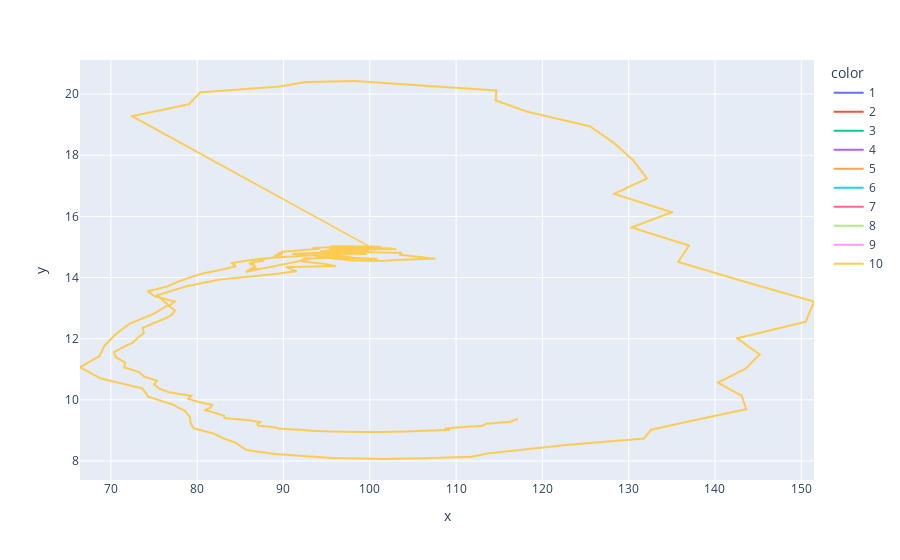

Notebook source saved alongside this figure:
### Code cell
### we can query to extract specific instaces of a parameter set
df.query('dt == 0.01')

fig = px.line(df.query('dt == 0.1'),
              x=df.prey_population,
              y=df.predator_population,
              color=df.run.astype(str))

fig.show()

### Figure 1 — Plotly figure (JSON) as saved in the notebook; plotly's stock layout.template omitted (floating-point values rounded to 4 significant figures; data arrays with more than 128 entries replaced by an {"elided": "..."} marker saying what was removed)
{"data": [{"hovertemplate": "color=1<br>x=%{x}<br>y=%{y}<extra></extra>", "legendgroup": "1", "line": {"color": "#636efa", "dash": "solid"}, "marker": {"symbol": "circle"}, "mode": "lines", "name": "1", "showlegend": true, "type": "scattergl", "x": {"elided": "603 float values"}, "xaxis": "x", "y": {"elided": "603 float values"}, "yaxis": "y"}, {"hovertemplate": "color=2<br>x=%{x}<br>y=%{y}<extra></extra>", "legendgroup": "2", "line": {"color": "#EF553B", "dash": "solid"}, "marker": {"symbol": "circle"}, "mode": "lines", "name": "2", "showlegend": true, "type": "scattergl", "x": {"elided": "603 float values"}, "xaxis": "x", "y": {"elided": "603 float values"}, "yaxis": "y"}, {"hovertemplate": "color=3<br>x=%{x}<br>y=%{y}<extra></extra>", "legendgroup": "3", "line": {"color": "#00cc96", "dash": "solid"}, "marker": {"symbol": "circle"}, "mode": "lines", "name": "3", "showlegend": true, "type": "scattergl", "x": {"elided": "603 float values"}, "xaxis": "x", "y": {"elided": "603 float values"}, "yaxis": "y"}, {"hovertemplate": "color=4<br>x=%{x}<br>y=%{y}<extra></extra>", "legendgroup": "4", "line": {"color": "#ab63fa", "dash": "solid"}, "marker": {"symbol": "circle"}, "mode": "lines", "name": "4", "showlegend": true, "type": "scattergl", "x": {"elided": "603 float values"}, "xaxis": "x", "y": {"elided": "603 float values"}, "yaxis": "y"}, {"hovertemplate": "color=5<br>x=%{x}<br>y=%{y}<extra></extra>", "legendgroup": "5", "line": {"color": "#FFA15A", "dash": "solid"}, "marker": {"symbol": "circle"}, "mode": "lines", "name": "5", "showlegend": true, "type": "scattergl", "x": {"elided": "603 float values"}, "xaxis": "x", "y": {"elided": "603 float values"}, "yaxis": "y"}, {"hovertemplate": "color=6<br>x=%{x}<br>y=%{y}<extra></extra>", "legendgroup": "6", "line": {"color": "#19d3f3", "dash": "solid"}, "marker": {"symbol": "circle"}, "mode": "lines", "name": "6", "showlegend": true, "type": "scattergl", "x": {"elided": "603 float values"}, "xaxis": "x", "y": {"elided": "603 float values"}, "yaxis": "y"}, {"hovertemplate": "color=7<br>x=%{x}<br>y=%{y}<extra></extra>", "legendgroup": "7", "line": {"color": "#FF6692", "dash": "solid"}, "marker": {"symbol": "circle"}, "mode": "lines", "name": "7", "showlegend": true, "type": "scattergl", "x": {"elided": "603 float values"}, "xaxis": "x", "y": {"elided": "603 float values"}, "yaxis": "y"}, {"hovertemplate": "color=8<br>x=%{x}<br>y=%{y}<extra></extra>", "legendgroup": "8", "line": {"color": "#B6E880", "dash": "solid"}, "marker": {"symbol": "circle"}, "mode": "lines", "name": "8", "showlegend": true, "type": "scattergl", "x": {"elided": "603 float values"}, "xaxis": "x", "y": {"elided": "603 float values"}, "yaxis": "y"}, {"hovertemplate": "color=9<br>x=%{x}<br>y=%{y}<extra></extra>", "legendgroup": "9", "line": {"color": "#FF97FF", "dash": "solid"}, "marker": {"symbol": "circle"}, "mode": "lines", "name": "9", "showlegend": true, "type": "scattergl", "x": {"elided": "603 float values"}, "xaxis": "x", "y": {"elided": "603 float values"}, "yaxis": "y"}, {"hovertemplate": "color=10<br>x=%{x}<br>y=%{y}<extra></extra>", "legendgroup": "10", "line": {"color": "#FECB52", "dash": "solid"}, "marker": {"symbol": "circle"}, "mode": "lines", "name": "10", "showlegend": true, "type": "scattergl", "x": {"elided": "603 float values"}, "xaxis": "x", "y": {"elided": "603 float values"}, "yaxis": "y"}], "layout": {"legend": {"title": {"text": "color"}, "tracegroupgap": 0}, "margin": {"t": 60}, "xaxis": {"anchor": "y", "domain": [0, 1], "title": {"text": "x"}}, "yaxis": {"anchor": "x", "domain": [0, 1], "title": {"text": "y"}}}}
